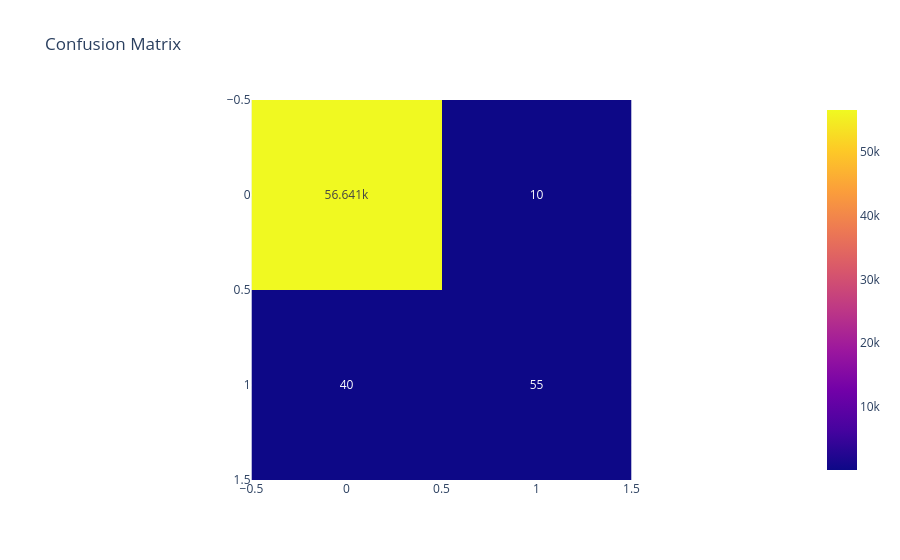

Notebook code cell kept with this figure:
### Code cell
fig = px.imshow(
    confusion_matrix(y_test,y_pred2),
    text_auto=True,
    title="Confusion Matrix"
)
fig.show()

### Figure 1 — Plotly figure (JSON) as saved in the notebook; plotly's stock layout.template omitted (floating-point values rounded to 4 significant figures)
{"data": [{"coloraxis": "coloraxis", "hovertemplate": "x: %{x}<br>y: %{y}<br>color: %{z}<extra></extra>", "name": "0", "texttemplate": "%{z}", "type": "heatmap", "xaxis": "x", "yaxis": "y", "z": [[56641, 10], [40, 55]]}], "layout": {"coloraxis": {"colorscale": [[0, "#0d0887"], [0.1111, "#46039f"], [0.2222, "#7201a8"], [0.3333, "#9c179e"], [0.4444, "#bd3786"], [0.5556, "#d8576b"], [0.6667, "#ed7953"], [0.7778, "#fb9f3a"], [0.8889, "#fdca26"], [1, "#f0f921"]]}, "title": {"text": "Confusion Matrix"}, "xaxis": {"anchor": "y", "constrain": "domain", "domain": [0, 1], "scaleanchor": "y"}, "yaxis": {"anchor": "x", "autorange": "reversed", "constrain": "domain", "domain": [0, 1]}}}
